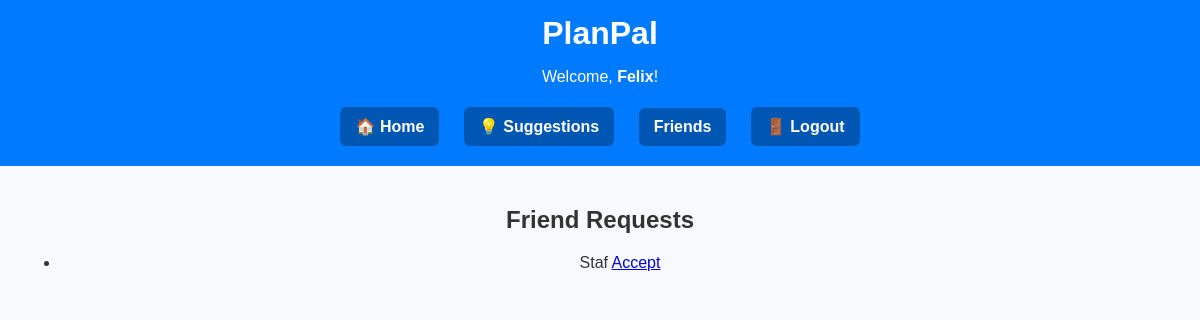
/connect/friend-requests/ (signed in), run on an earlier commit of the app's database.
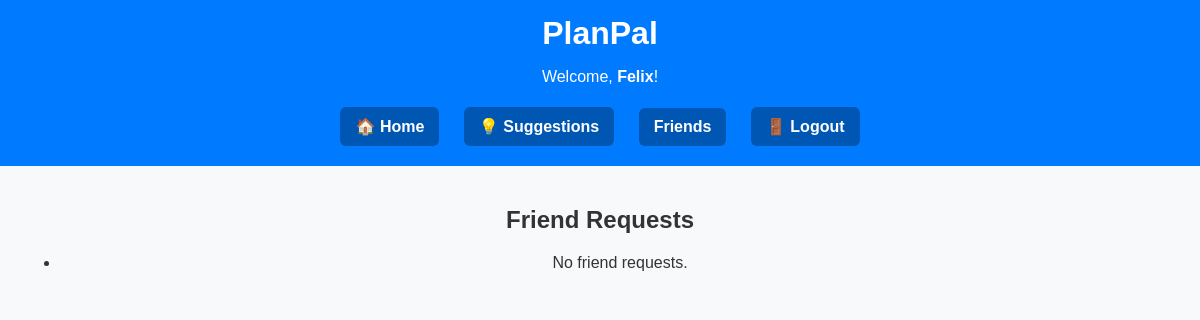
And on a later commit of the database.
### connect/models.py (models this page shows, shortened)
class FriendRequest(models.Model):
    from_user = models.ForeignKey(User, related_name='friend_requests_sent', on_delete=models.CASCADE)
    to_user = models.ForeignKey(User, related_name='friend_requests_received', on_delete=models.CASCADE)
    created_at = models.DateTimeField(auto_now_add=True)
    class Meta:
        unique_together = ('from_user', 'to_user')

### connect/views.py (the view)
# urls.py: path('friend-requests/', views.friend_requests, name='friend_requests'),
@login_required
def friend_requests(request):
    requests = FriendRequest.objects.filter(to_user=request.user)
    return render(request, 'connect/friend_requests.html', {'requests': requests})

### connect/templates/connect/friend_requests.html (shortened to what this page needs)
{% extends "connect/layout.html" %}
{% block content %}
<h2>Friend Requests</h2>
<ul>
    {% for fr in requests %}
        <li>
            {{ fr.from_user.username }}
            <a href="{% url 'accept_friend_request' fr.id %}">Accept</a>
        </li>
    {% empty %}
        <li>No friend requests.</li>
    {% endfor %}
</ul>
{% endblock %}

What changed in the data, as far as the page shows it:
removed FriendRequest: from_user.username "Staf"
Also different on the page:
text now shown: "No friend requests."
